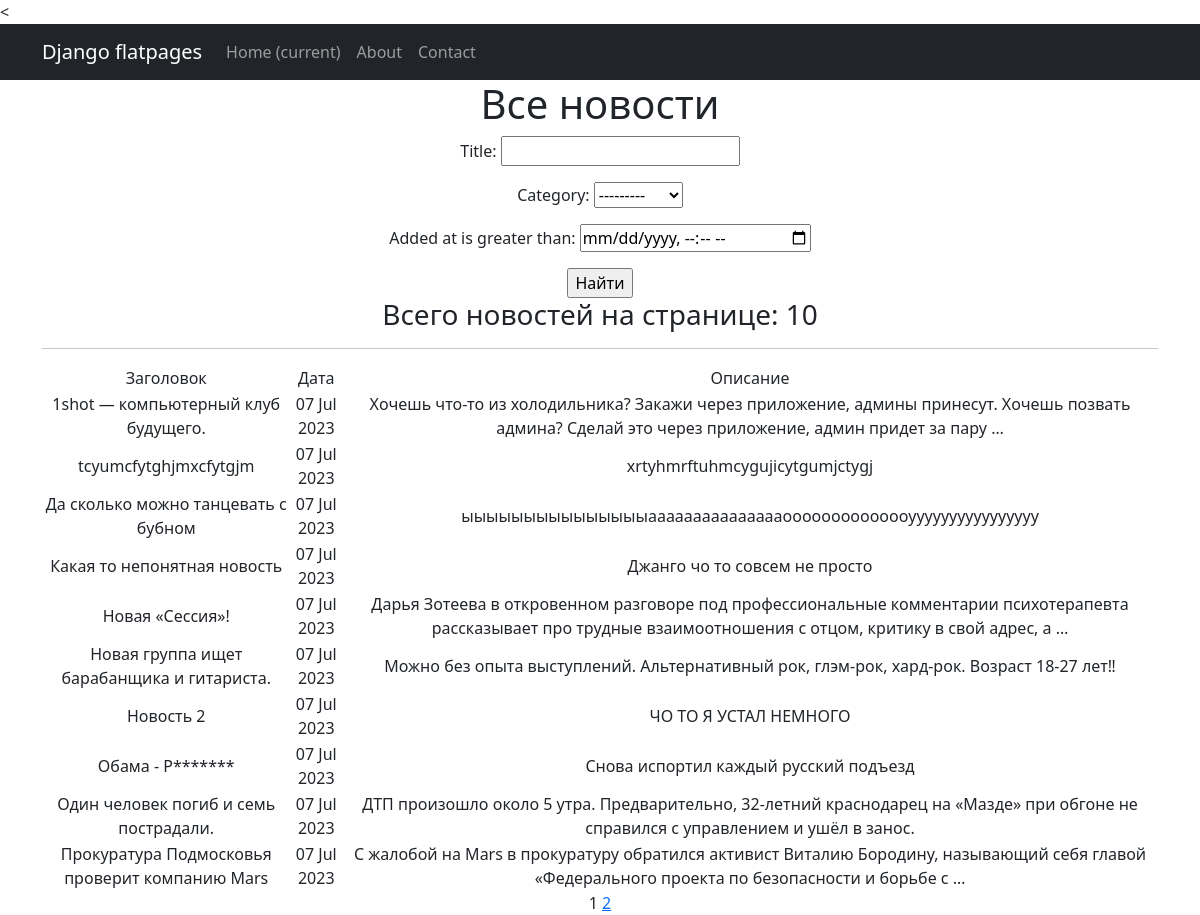
Page /news/ on the committed database.
### simpleapp/models.py (models this page shows, shortened)
class News(models.Model):
    title = models.CharField(max_length=50, unique=True, )
    text = models.TextField()
    category = models.ForeignKey(
        to='Category',
        on_delete=models.CASCADE,
        related_name='news',)
    added_at = models.DateTimeField(auto_now=True,)

### simpleapp/views.py (the view)
# urls.py: path('', NewsList.as_view(), name='news_list'),
class NewsList(ListView):
    model = News
    ordering = 'title'
    template_name = 'news.html'
    context_object_name = 'news'
    paginate_by = 10
    def get_queryset(self):
        queryset = super().get_queryset()
        self.filterset = NewsFilter(self.request.GET, queryset)
        return self.filterset.qs
    def get_context_data(self, **kwargs):
        context = super().get_context_data(**kwargs)
        context['time_now'] = datetime.utcnow()
        context['filterset'] = self.filterset
        return context

### simpleapp/models.py (called while the page is built)
    def __str__(self):
        return self.name.title()

### simpleapp/templatetags/custom_filters.py (called while the page is built)
@register.filter()
def censor(word):
    if isinstance(word, str):
        for i in word.split():
            if i.capitalize() in cens_words:
                word = word.replace(i, i[0] + '*' * len(i))
    else:
        raise ValueError('custom_filters -> censor -> A string is expected, but a different data type has been entered')
    return word

### templates/news.html (shortened to what this page needs)
{% extends 'flatpages/default.html' %}
{% load custom_filters %}
{% load custom_tags %}
{% block content %}
   <h1>Все новости</h1>
   <form action="" method="get">
       {{ filterset.form.as_p }}
       <input type="submit" value="Найти" />
   </form>
   <h3 class="text-center text">Всего новостей на странице: {{ news|length }}</h3>
   <hr>
   {% if news %}
       <table>
           <tr>
               <td>Заголовок</td>
               <td>Дата</td>
               <td>Описание</td>
           </tr>
           {% for news_number in news %}
           <tr>
               <td>{{ news_number.title|censor }}</td>
               <td>{{ time_now|date:'d M Y' }}</td>
               <td>{{ news_number.text|truncatewords:20 }}</td>
           </tr>
           {% endfor %}
       </table>
   {% else %}
       <h2>Новостей нет!</h2>
   {% endif %}
   {{ page_obj.number }}
   {% if page_obj.has_next %}
       <a href="?page={{ page_obj.next_page_number }}">{{ page_obj.next_page_number }}</a>
   {% endif %}
{% endblock content %}

### rows in the picture
News: title|censor "1shot — компьютерный клуб будущего.", added_at "07 Jul 2023", text "Хочешь что-то из холодильника? Закажи через приложение, админы принесут. Хочешь позвать админа? Сделай это через приложение, админ придет за пару …"
News: title|censor "tcyumcfytghjmxcfytgjm", added_at "07 Jul 2023", text "xrtyhmrftuhmcygujicytgumjctygj"
News: title|censor "Да сколько можно танцевать с бубном", added_at "07 Jul 2023", text "ыыыыыыыыыыыыыыыаааааааааааааааоооооооооооооуууууууууууууууу"
News: title|censor "Какая то непонятная новость", added_at "07 Jul 2023", text "Джанго чо то совсем не просто"
News: title|censor "Новая «Сессия»!", added_at "07 Jul 2023", text "Дарья Зотеева в откровенном разговоре под профессиональные комментарии психотерапевта рассказывает про трудные взаимоотношения с отцом, критику в свой адрес, а …"
News: title|censor "Новая группа ищет барабанщика и гитариста.", added_at "07 Jul 2023", text "Можно без опыта выступлений. Альтернативный рок, глэм-рок, хард-рок. Возраст 18-27 лет‼"
News: title|censor "Новость 2", added_at "07 Jul 2023", text "ЧО ТО Я УСТАЛ НЕМНОГО"
News: title|censor "Обама - Р*******", added_at "07 Jul 2023", text "Снова испортил каждый русский подъезд"
News: title|censor "Один человек погиб и семь пострадали.", added_at "07 Jul 2023", text "ДТП произошло около 5 утра. Предварительно, 32-летний краснодарец на «Мазде» при обгоне не справился с управлением и ушёл в занос."
News: title|censor "Прокуратура Подмосковья проверит компанию Mars", added_at "07 Jul 2023", text "С жалобой на Mars в прокуратуру обратился активист Виталию Бородину, называющий себя главой «Федерального проекта по безопасности и борьбе с …"

### other values in the picture
{{ news|length }} "10"
{{ page_obj.number }} "1"
{{ page_obj.next_page_number }} "2"
